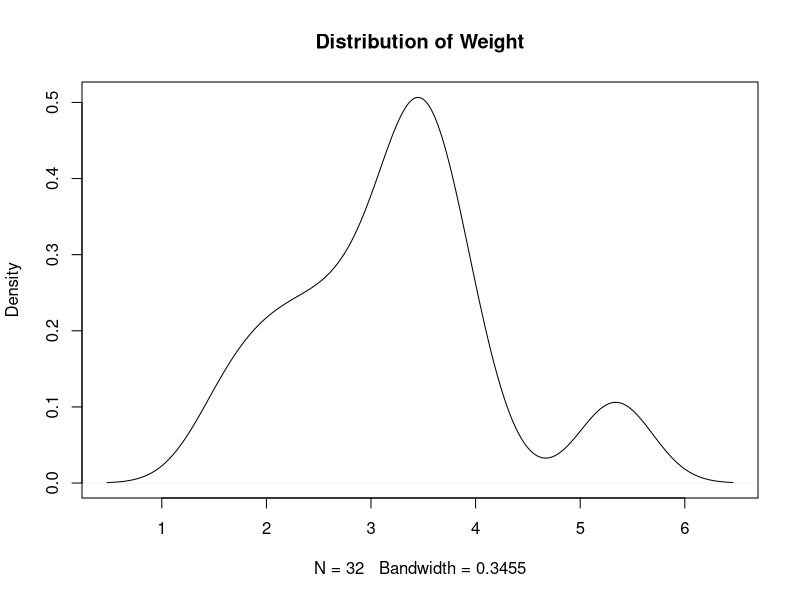
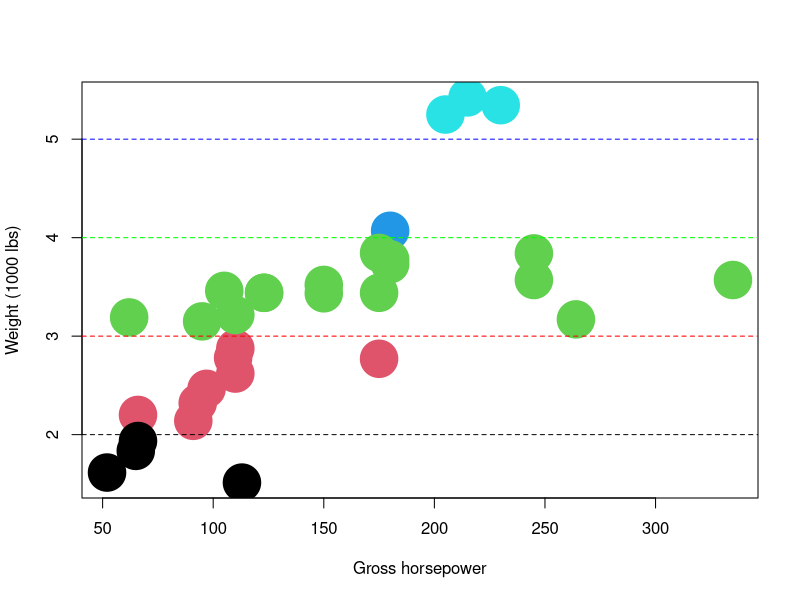

These figures' R source, in order:
## ---- chunk 1
knitr::opts_chunk$set(echo = FALSE)
## ---- chunk 2
knitr::kable(mtcars[1:10,1:7], caption = 'Motor Trend Car Road Tests',align = 'c',"html")
## ---- chunk 3
plot(density(mtcars[,6]), main = "Distribution of Weight")
## ---- chunk 4
data <- mtcars

plot(x = data$hp, 
     y = data$wt, 
     col = data$wt,
     pch = 19, 
     cex = 5,
     xlab = "Gross horsepower",
     ylab = "Weight (1000 lbs)")
abline(h = 2, lty = 2, col = "black")
abline(h = 3, lty = 2, col = "red")
abline(h = 4, lty = 2, col = "green")
abline(h = 5, lty = 2, col = "blue")
## ---- chunk 5
knitr::write_bib(c('knitr','rmarkdown','posterdown','pagedown'), 'packages.bib')
